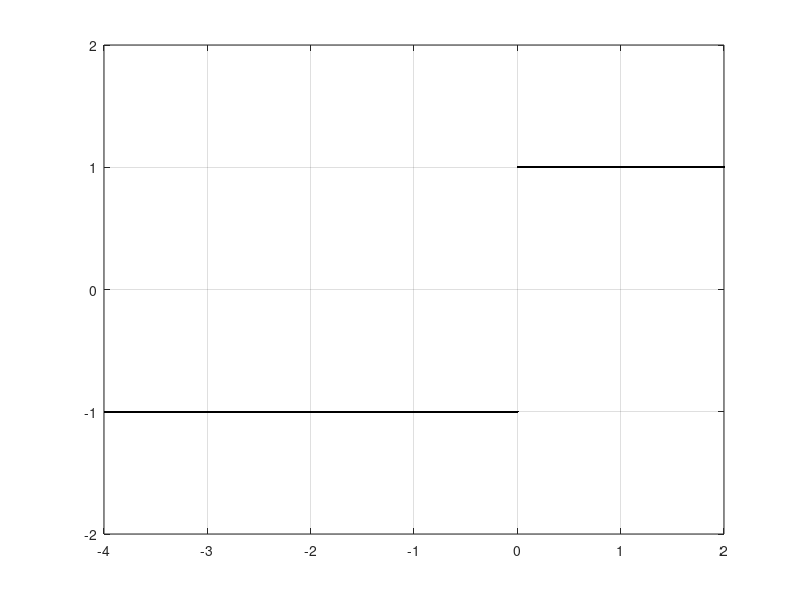

The MATLAB source for this figure:
clear;clc;
t=-4:0.01:2; k=length(t);
for m=1:k
    if t(m)>=-4 & t(m)<=0
        y(m)=-t(m);
    else
        y(m)=t(m);
    end
end
dt=diff(t); dy=diff(y); turev_y_t=dy./dt;
plot(t(2:k),turev_y_t,"k."),grid,axis([-4 2 -2 2])
